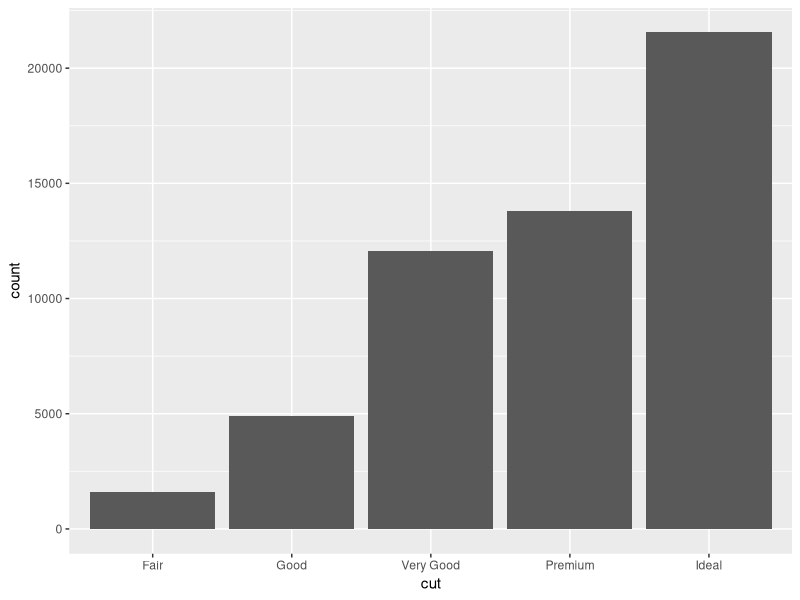
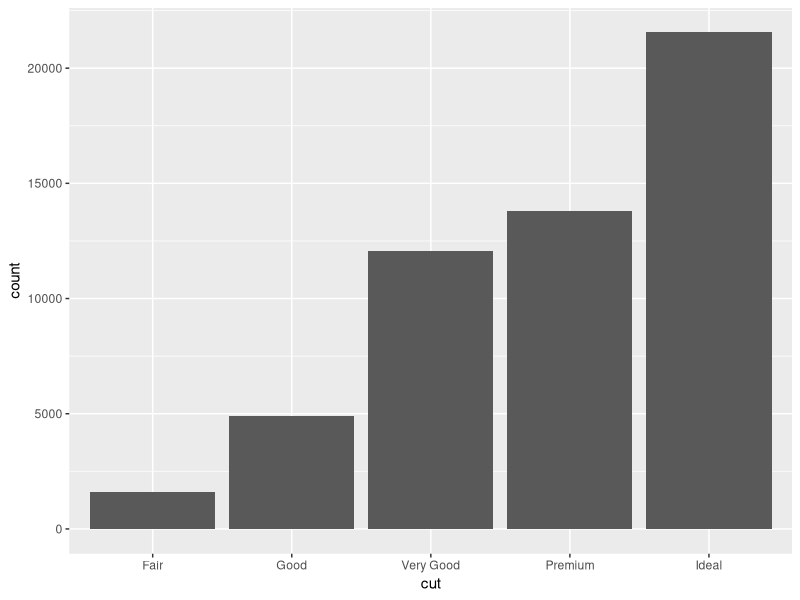
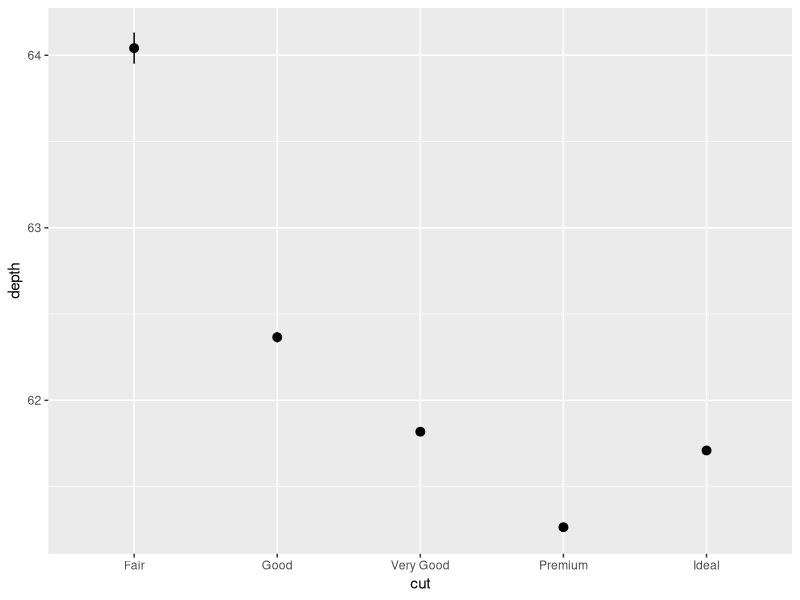
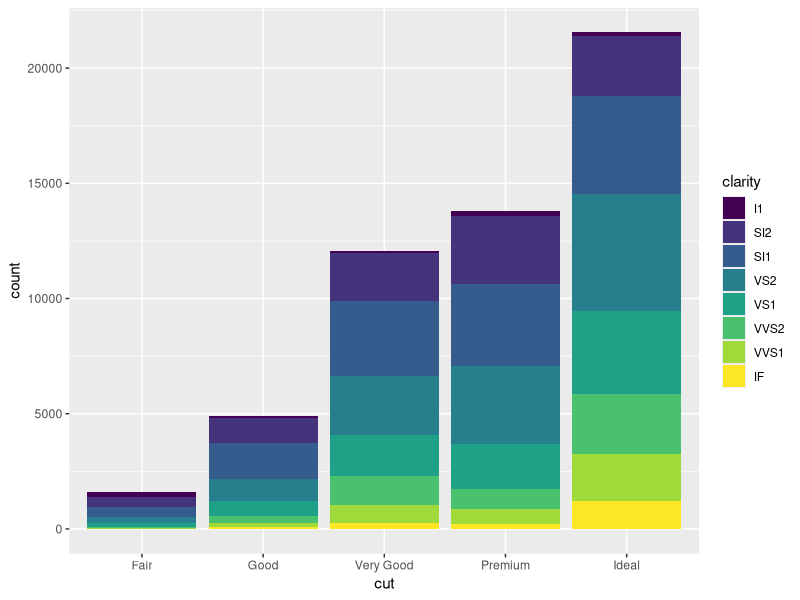
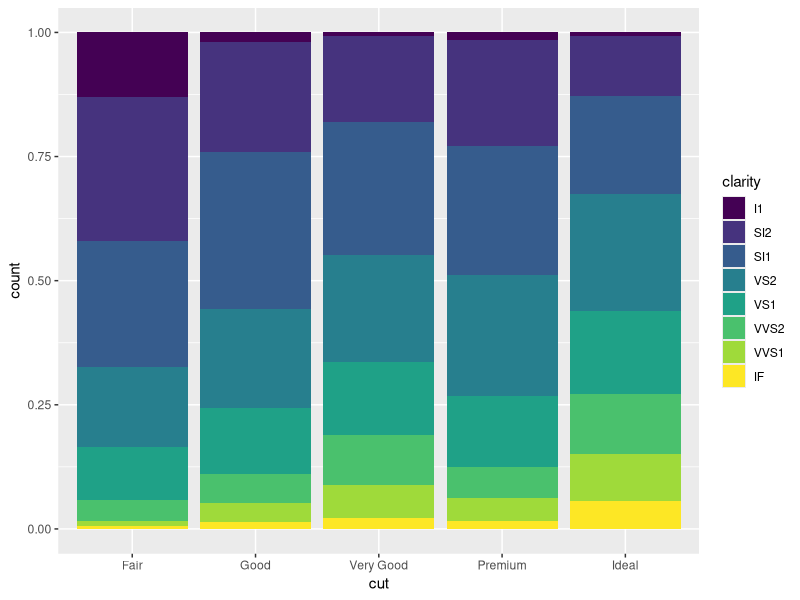
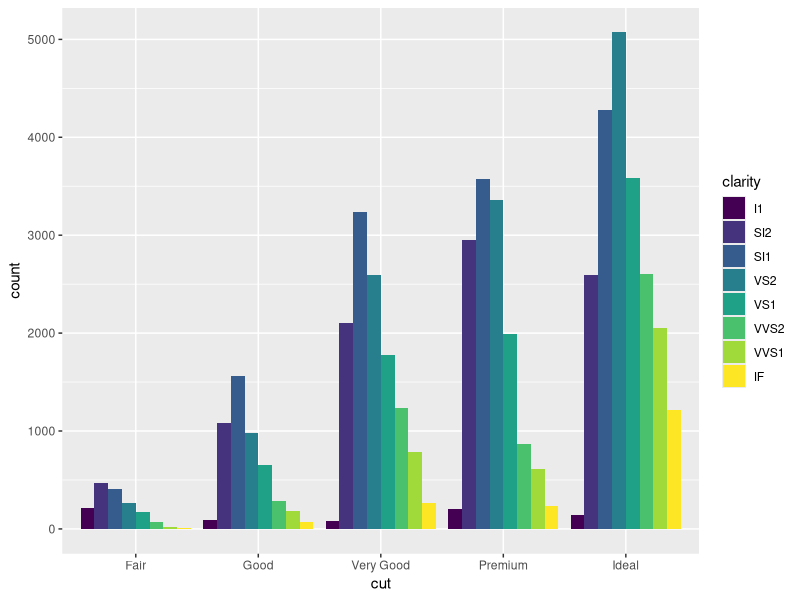
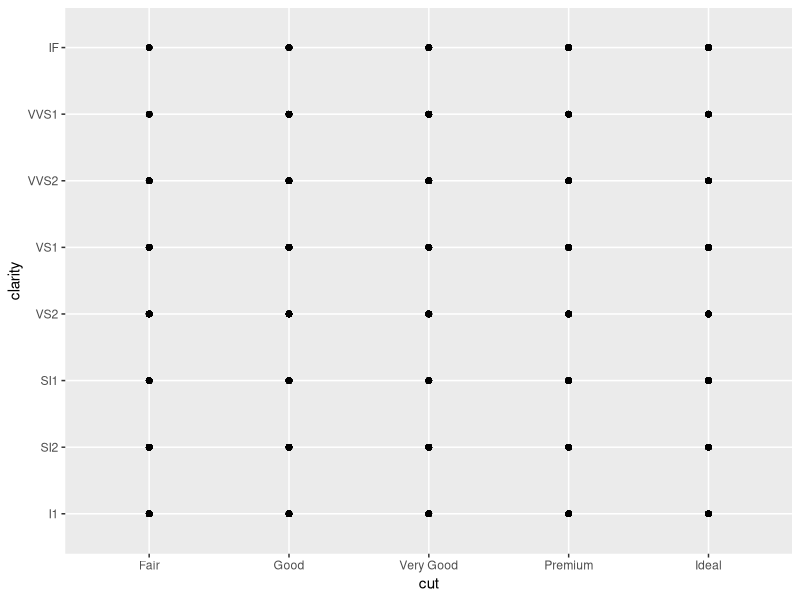
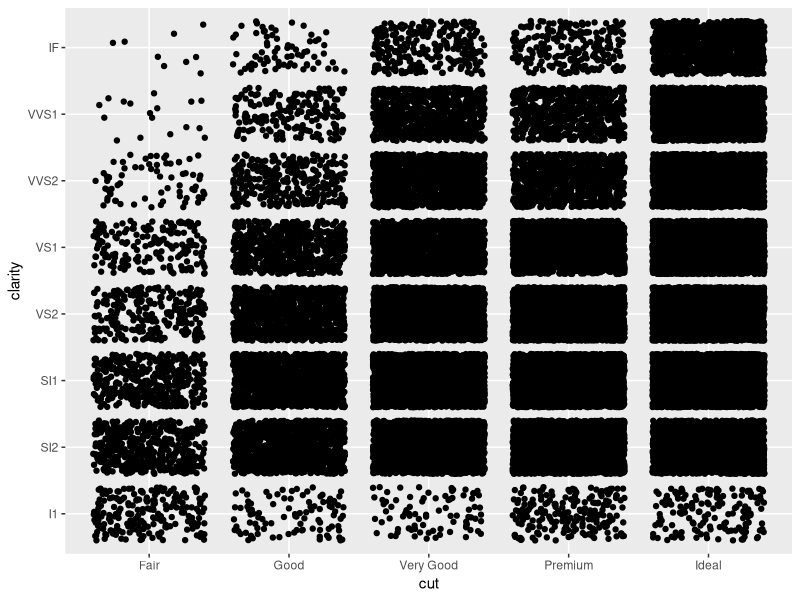

These charts were generated, in order, by the following R code:
# Exercise 2: More ggplot2 Grammar

# Install and load `ggplot2`
# install.packages("ggplot2") # if needed
library("ggplot2")

# For this exercise you will again be working with the `diamonds` data set.
# Use `?diamonds` to review details about this data set
?diamonds

## Statistical Transformations

# Draw a bar chart of the diamonds data, organized by cut
# The height of each bar is based on the "count" (number) of diamonds with that cut
ggplot(data = diamonds) +
  geom_bar(aes(x = cut))

# Use the `stat_count` to apply the statistical transformation "count" to the diamonds
# by cut. You do not need a separate geometry layer!
ggplot(data = diamonds) +
  stat_count(mapping = aes(x = cut), stat = "count")


# Use the `stat_summary` function to draw a chart with a summary layer.
# Map the x-position to diamond `cut`, and the y-position to diamond `depth`
# Bonus: use `min` as the function ymin, `max` as the function ymax, and `median` as the function y
ggplot(data = diamonds) +
  stat_summary(mapping = aes(x = cut, y = depth))


## Position Adjustments

# Draw a bar chart of diamond data organized by cut, with each bar filled by clarity.
# You should see a _stacked_ bar chart.
ggplot(data = diamonds) +
  geom_bar(aes(x=cut, fill=clarity))

# Draw the same chart again, but with each element positioned to "fill" the y axis
ggplot(data = diamonds) +
  geom_bar(aes(x=cut, fill=clarity), position = "fill")


# Draw the same chart again, but with each element positioned to "dodge" each other
ggplot(data = diamonds) +
  geom_bar(aes(x=cut, fill=clarity), position = "dodge")


# Draw a plot with point geometry with the x-position mapped to `cut` and the y-position mapped to `clarity`
# This creates a "grid" grouping the points
ggplot(data = diamonds) +
  geom_point(mapping = aes(x = cut, y = clarity))

# Use the "jitter" position adjustment to keep the points from all overlapping!
# (This works a little better with a sample of diamond data, such as from the previous exercise).
ggplot(data = diamonds) +
  geom_point(mapping = aes(x = cut, y = clarity), position = "jitter")

## Scales

# Draw a "boxplot" (with `geom_boxplot()`) for the diamond's price (y) by color (x)


# This has a lot of outliers, making it harder to read. To fix this, draw the same plot but
# with a _logarithmic_ scale for the y axis.


# For another version, draw the same plot but with `violin` geometry instead of `boxplot` geometry!
# How does the logarithmic scale change the data presentation?


# Another interesting plot: draw a plot of the diamonds price (y) by carat (x), using a heatmap of 2d bins
# (geom_bin2d)
# What happens when you make the x and y channels scale logarithmically?


# Draw a scatter plot for the diamonds  price (y) by carat (x). Color each point by the clarity
# (Remember, this will take a while. Use a sample of the diamonds for faster results)


# Change the color of the previous plot using a ColorBrewer scale of your choice. What looks nice?



## Coordinate Systems

# Draw a bar chart with x-position and fill color BOTH mapped to cut
# For best results, SET the `width` of the geometry to be 1 (fill plot, no space between)
# You can save this to a variable for easier modifications


# Draw the same chart, but with the coordinate system flipped


# Draw the same chart, but in a polar coordinate system. Now you have a Coxcomb chart!



## Facets

# Take the scatter plot of price by carat data (colored by clarity) and add _facets_ based on
# the diamond's `color`



## Saving Plots

# Use the `ggsave()` function to save one of your plots (the most recent one generated) to disk.
# Name the output file "my-plot.png".
# Make sure you've set the working directory!!
